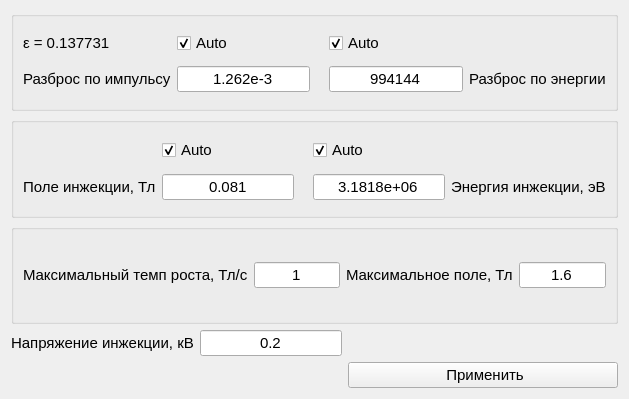
<?xml version="1.0" encoding="UTF-8"?>
<ui version="4.0">
 <class>UserParameters</class>
 <widget class="QDialog" name="UserParameters">
  <property name="geometry">
   <rect>
    <x>0</x>
    <y>0</y>
    <width>629</width>
    <height>399</height>
   </rect>
  </property>
  <property name="focusPolicy">
   <enum>Qt::ClickFocus</enum>
  </property>
  <property name="windowTitle">
   <string>Dialog</string>
  </property>
  <layout class="QGridLayout" name="gridLayout_4">
   <item row="0" column="0" colspan="3">
    <widget class="QGroupBox" name="groupBox">
     <property name="focusPolicy">
      <enum>Qt::ClickFocus</enum>
     </property>
     <property name="title">
      <string/>
     </property>
     <layout class="QGridLayout" name="gridLayout">
      <item row="1" column="1">
       <widget class="QLineEdit" name="lineEdit">
        <property name="font">
         <font>
          <pointsize>11</pointsize>
         </font>
        </property>
        <property name="focusPolicy">
         <enum>Qt::ClickFocus</enum>
        </property>
        <property name="text">
         <string>1.262e-3</string>
        </property>
        <property name="alignment">
         <set>Qt::AlignCenter</set>
        </property>
       </widget>
      </item>
      <item row="1" column="3">
       <widget class="QLineEdit" name="lineEdit_2">
        <property name="font">
         <font>
          <pointsize>11</pointsize>
         </font>
        </property>
        <property name="focusPolicy">
         <enum>Qt::ClickFocus</enum>
        </property>
        <property name="text">
         <string>994144</string>
        </property>
        <property name="alignment">
         <set>Qt::AlignCenter</set>
        </property>
       </widget>
      </item>
      <item row="1" column="2">
       <widget class="QLabel" name="label_7">
        <property name="sizePolicy">
         <sizepolicy hsizetype="Preferred" vsizetype="Preferred">
          <horstretch>0</horstretch>
          <verstretch>0</verstretch>
         </sizepolicy>
        </property>
        <property name="text">
         <string/>
        </property>
        <property name="pixmap">
         <pixmap resource="resource.qrc">:/icons/icons/arrows.png</pixmap>
        </property>
        <property name="scaledContents">
         <bool>true</bool>
        </property>
       </widget>
      </item>
      <item row="1" column="4">
       <widget class="QLabel" name="label_2">
        <property name="font">
         <font>
          <pointsize>11</pointsize>
         </font>
        </property>
        <property name="text">
         <string>Разброс по энергии</string>
        </property>
       </widget>
      </item>
      <item row="0" column="0">
       <widget class="QLabel" name="label_e">
        <property name="font">
         <font>
          <pointsize>11</pointsize>
         </font>
        </property>
        <property name="text">
         <string>ε = 0.137731</string>
        </property>
       </widget>
      </item>
      <item row="1" column="0">
       <widget class="QLabel" name="label">
        <property name="font">
         <font>
          <pointsize>11</pointsize>
         </font>
        </property>
        <property name="text">
         <string>Разброс по импульсу</string>
        </property>
       </widget>
      </item>
      <item row="0" column="1">
       <widget class="QCheckBox" name="checkBox">
        <property name="font">
         <font>
          <pointsize>11</pointsize>
         </font>
        </property>
        <property name="text">
         <string>Auto</string>
        </property>
        <property name="checked">
         <bool>true</bool>
        </property>
       </widget>
      </item>
      <item row="0" column="3">
       <widget class="QCheckBox" name="checkBox_2">
        <property name="font">
         <font>
          <pointsize>11</pointsize>
         </font>
        </property>
        <property name="text">
         <string>Auto</string>
        </property>
        <property name="checked">
         <bool>true</bool>
        </property>
       </widget>
      </item>
     </layout>
    </widget>
   </item>
   <item row="1" column="0" colspan="3">
    <widget class="QGroupBox" name="groupBox_2">
     <property name="focusPolicy">
      <enum>Qt::ClickFocus</enum>
     </property>
     <property name="title">
      <string/>
     </property>
     <layout class="QGridLayout" name="gridLayout_2">
      <item row="1" column="1">
       <widget class="QLineEdit" name="lineEdit_3">
        <property name="font">
         <font>
          <pointsize>11</pointsize>
         </font>
        </property>
        <property name="focusPolicy">
         <enum>Qt::ClickFocus</enum>
        </property>
        <property name="text">
         <string>0.081</string>
        </property>
        <property name="alignment">
         <set>Qt::AlignCenter</set>
        </property>
       </widget>
      </item>
      <item row="1" column="4">
       <widget class="QLabel" name="label_3">
        <property name="font">
         <font>
          <pointsize>11</pointsize>
         </font>
        </property>
        <property name="text">
         <string>Энергия инжекции, эВ</string>
        </property>
       </widget>
      </item>
      <item row="1" column="2">
       <widget class="QLabel" name="label_5">
        <property name="sizePolicy">
         <sizepolicy hsizetype="Preferred" vsizetype="Preferred">
          <horstretch>0</horstretch>
          <verstretch>0</verstretch>
         </sizepolicy>
        </property>
        <property name="text">
         <string/>
        </property>
        <property name="pixmap">
         <pixmap resource="resource.qrc">:/icons/icons/arrows.png</pixmap>
        </property>
        <property name="scaledContents">
         <bool>true</bool>
        </property>
       </widget>
      </item>
      <item row="1" column="3">
       <widget class="QLineEdit" name="lineEdit_4">
        <property name="font">
         <font>
          <pointsize>11</pointsize>
         </font>
        </property>
        <property name="focusPolicy">
         <enum>Qt::ClickFocus</enum>
        </property>
        <property name="text">
         <string>3.1818e+06</string>
        </property>
        <property name="alignment">
         <set>Qt::AlignCenter</set>
        </property>
       </widget>
      </item>
      <item row="1" column="0">
       <widget class="QLabel" name="label_4">
        <property name="font">
         <font>
          <pointsize>11</pointsize>
         </font>
        </property>
        <property name="text">
         <string>Поле инжекции, Тл</string>
        </property>
       </widget>
      </item>
      <item row="0" column="1">
       <widget class="QCheckBox" name="checkBox_3">
        <property name="font">
         <font>
          <pointsize>11</pointsize>
         </font>
        </property>
        <property name="text">
         <string>Auto</string>
        </property>
        <property name="checked">
         <bool>true</bool>
        </property>
       </widget>
      </item>
      <item row="0" column="3">
       <widget class="QCheckBox" name="checkBox_4">
        <property name="font">
         <font>
          <pointsize>11</pointsize>
         </font>
        </property>
        <property name="text">
         <string>Auto</string>
        </property>
        <property name="checked">
         <bool>true</bool>
        </property>
       </widget>
      </item>
     </layout>
    </widget>
   </item>
   <item row="2" column="0" colspan="3">
    <widget class="QGroupBox" name="groupBox_3">
     <property name="focusPolicy">
      <enum>Qt::ClickFocus</enum>
     </property>
     <property name="title">
      <string/>
     </property>
     <layout class="QGridLayout" name="gridLayout_3">
      <item row="0" column="0">
       <widget class="QLabel" name="label_8">
        <property name="font">
         <font>
          <pointsize>11</pointsize>
         </font>
        </property>
        <property name="text">
         <string>Максимальный темп роста, Тл/с</string>
        </property>
       </widget>
      </item>
      <item row="0" column="1">
       <widget class="QLineEdit" name="lineEdit_5">
        <property name="font">
         <font>
          <pointsize>11</pointsize>
         </font>
        </property>
        <property name="focusPolicy">
         <enum>Qt::ClickFocus</enum>
        </property>
        <property name="text">
         <string>1</string>
        </property>
        <property name="alignment">
         <set>Qt::AlignCenter</set>
        </property>
       </widget>
      </item>
      <item row="0" column="2">
       <widget class="QLabel" name="label_9">
        <property name="font">
         <font>
          <pointsize>11</pointsize>
         </font>
        </property>
        <property name="text">
         <string>Максимальное поле, Тл</string>
        </property>
       </widget>
      </item>
      <item row="0" column="3">
       <widget class="QLineEdit" name="lineEdit_6">
        <property name="font">
         <font>
          <pointsize>11</pointsize>
         </font>
        </property>
        <property name="focusPolicy">
         <enum>Qt::ClickFocus</enum>
        </property>
        <property name="text">
         <string>1.6</string>
        </property>
        <property name="alignment">
         <set>Qt::AlignCenter</set>
        </property>
       </widget>
      </item>
     </layout>
    </widget>
   </item>
   <item row="3" column="0">
    <widget class="QLabel" name="label_6">
     <property name="font">
      <font>
       <pointsize>11</pointsize>
      </font>
     </property>
     <property name="text">
      <string>Напряжение инжекции, кВ</string>
     </property>
    </widget>
   </item>
   <item row="3" column="1">
    <widget class="QLineEdit" name="lineEdit_7">
     <property name="sizePolicy">
      <sizepolicy hsizetype="Fixed" vsizetype="Fixed">
       <horstretch>0</horstretch>
       <verstretch>0</verstretch>
      </sizepolicy>
     </property>
     <property name="font">
      <font>
       <pointsize>11</pointsize>
      </font>
     </property>
     <property name="focusPolicy">
      <enum>Qt::ClickFocus</enum>
     </property>
     <property name="text">
      <string>0.2</string>
     </property>
     <property name="alignment">
      <set>Qt::AlignCenter</set>
     </property>
    </widget>
   </item>
   <item row="3" column="2">
    <spacer name="horizontalSpacer">
     <property name="orientation">
      <enum>Qt::Horizontal</enum>
     </property>
     <property name="sizeHint" stdset="0">
      <size>
       <width>210</width>
       <height>20</height>
      </size>
     </property>
    </spacer>
   </item>
   <item row="4" column="2">
    <widget class="QPushButton" name="pushButton">
     <property name="font">
      <font>
       <pointsize>11</pointsize>
      </font>
     </property>
     <property name="focusPolicy">
      <enum>Qt::NoFocus</enum>
     </property>
     <property name="text">
      <string> Применить</string>
     </property>
    </widget>
   </item>
  </layout>
 </widget>
 <resources>
  <include location="resource.qrc"/>
 </resources>
 <connections/>
</ui>
